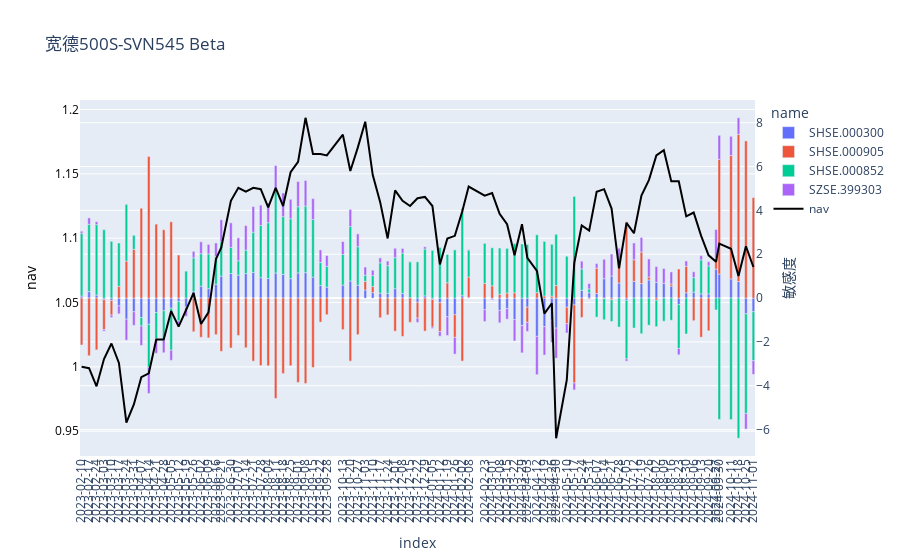

The notebook cell this image was saved under:
### Code cell
import plotly.express as px
import plotly.graph_objects as go

# 将数据转换为长格式
df_long = betas_df.reset_index(drop=False).melt(
    id_vars="index", var_name="name", value_name="Value"
)
# 绘制面积图
fig = px.bar(df_long, x="index", y="Value", color="name", title=f"{name} Beta")
# x密度加大
fig.update_xaxes(tickangle=-90, tickformat="%Y-%m-%d", tickvals=betas_df.index)
fig.update_layout(
    yaxis1=dict(
        title="敏感度",
        side="right",
    )
)

nav_max = (rtn_df[name].values + 1).cumprod().max()
# 增加一条折线, 使用另一个 y 轴, 设置区间为 0-1
fig.update_layout(
    yaxis2=dict(
        title="nav",
        titlefont=dict(color="black"),
        tickfont=dict(color="black"),
        overlaying="y",
        side="left",
        # range=[-nav_max + 1.9, nav_max + 0.1],
    )
)
# 虚线
fig.add_trace(
    go.Scatter(
        x=betas_df.index,
        y=(rtn_df[name].values + 1).cumprod(),
        mode="lines",
        name="nav",
        line=dict(color="black"),
        yaxis="y2",
    )
)
# 显示图表
fig.show()
